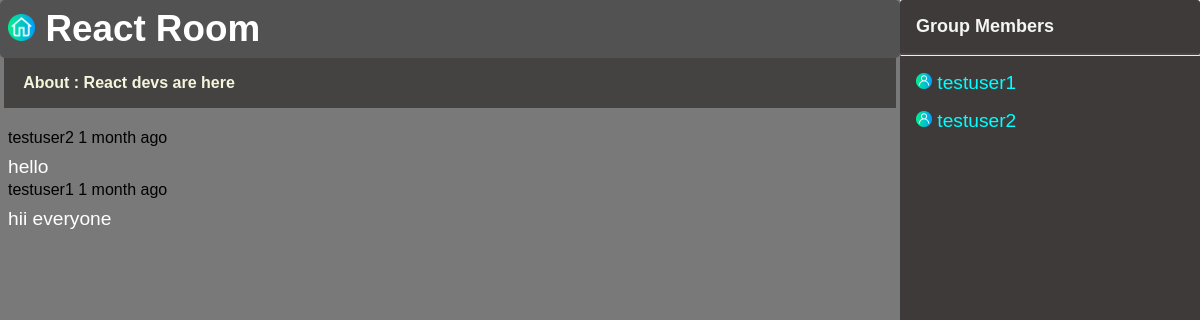
Page /room/15/ on the committed database.
### base/models.py (models this page shows, shortened)
class Room(models.Model):
    host = models.ForeignKey(User, on_delete=models.SET_NULL, null=True)
    topic = models.ForeignKey(Topic, on_delete=models.SET_NULL, null=True)
    name = models.CharField(max_length=200)
    description = models.TextField(null=True, blank=True)
    participants = models.ManyToManyField(
        User, related_name='participants', blank=True)
    updated = models.DateTimeField(auto_now=True)
    created = models.DateTimeField(auto_now_add=True)
    class Meta:
        ordering = ['-updated', '-created']

class Message(models.Model):
    user = models.ForeignKey(
        User, on_delete=models.CASCADE)
    room = models.ForeignKey(Room, on_delete=models.CASCADE)
    body = models.TextField()
    updated = models.DateTimeField(auto_now=True)
    created = models.DateTimeField(auto_now_add=True)
    class Meta:
        ordering = ['-updated', '-created']

### base/views.py (the view, shortened to what this page needs)
# urls.py: path('room/<str:pk>/', views.room, name="room"),
def room(request, pk):
    room = Room.objects.get(id=pk)
    room_messages = room.message_set.all().order_by(
        '-created')
    participants = room.participants.all()
    context = {'room': room, 'room_messages': room_messages,
               'participants': participants}
    return render(request, 'base/room.html', context)

### base/templates/base/room.html (shortened to what this page needs)
{% block content %}
<!DOCTYPE html>
{% load static %}
<html>
    <head>
        <link rel="stylesheet" href="{% static 'styles/room.css'%}">
    </head>
    <body>
        <div class="room-container">
        <div class="left-slide">
            <div class="topic__name">
            <h1><a href="{% url 'home'%}"><img src="{% static 'images/home.png'%}" alt=""></a> {{room.name}}</h1>
        </div>
            <div class="comment-wrapper">
        <p>About : {{room.description}}</p>
        <br>
            {% for message in room_messages%}
                <div class="user">
                    <small>{{message.user}} {{message.created|timesince}} ago</small>
                </div>
                <div class="user-msg">
                    <p>{{message.body}}</p>
                </div>
            {% endfor%}
    </div>
        </div>
        <div class="right-slide">
            <h3>Group Members</h3>
            <hr class="col">
            {% for user in participants %}
                <p><img src="{% static 'images/user.png' %}" alt=""> {{user.username}}</p>
            {% endfor %}
        </div>
        </div>
    </body>
</html>
{% endblock %}

### static/styles/room.css (style rules this page uses)
* { margin: 0; padding: 0; }
body { font-family: 'Gill Sans', 'Gill Sans MT', Calibri, 'Trebuchet MS', sans-serif; overflow-x: hidden; }
.room-container { display: grid; grid-template-columns: 3fr 1fr; }
.left-slide { background-color: #5b5b5bd0; height: auto; }
.comment-wrapper { padding-left: 0.5rem; }
.comment-wrapper > p { font-size: medium; color: beige; font-weight: 600; background-color: #2a2424a3; padding: 1rem 1.2rem 1rem 1.2rem; position: relative; left: -4px; }
.topic__name { width: auto; display: grid; }
.topic__name > h1 { font-size: 2.3rem; background-color: #535252; padding: 0.5rem; border-radius: 5px; color: rgb(255, 255, 255); }
.topic__name > h1 > a > img { width: 1.7rem; height: 1.7rem; }
.right-slide { background-color: #3e3a3a; border-radius: 3px; height: 100vh; position: relative; float: right; }
.right-slide > h3 { padding: 1rem; font-size: large; color: whitesmoke; }
.right-slide > p { position: relative; margin: 1rem; font-size: 1.2rem; }
.user > small { font-size: 1rem; }
.user { margin-bottom: 0.5rem; font-size: 1.2rem; }
.user-msg > p { color: white; font-size: 1.2rem; }
hr.col { border-top: 2px solid rgb(76, 69, 69); border-radius: 500px; }
.right-slide > p { color: aqua; }
.right-slide > p > img { width: 1rem; height: 1rem; }
@media only screen and (max-width: 1493px) { .right-slide { background-color: #3e3a3a; border-radius: 3px; height: 100vh; position: relative; float: right; } }

### rows in the picture
Room: name "React Room", description "React devs are here"
Message: user "testuser2", created "1 month", body "hello"
Message: user "testuser1", created "1 month", body "hii everyone"

### other values in the picture
{{ user.username }} "testuser1"
{{ user.username }} "testuser2"
